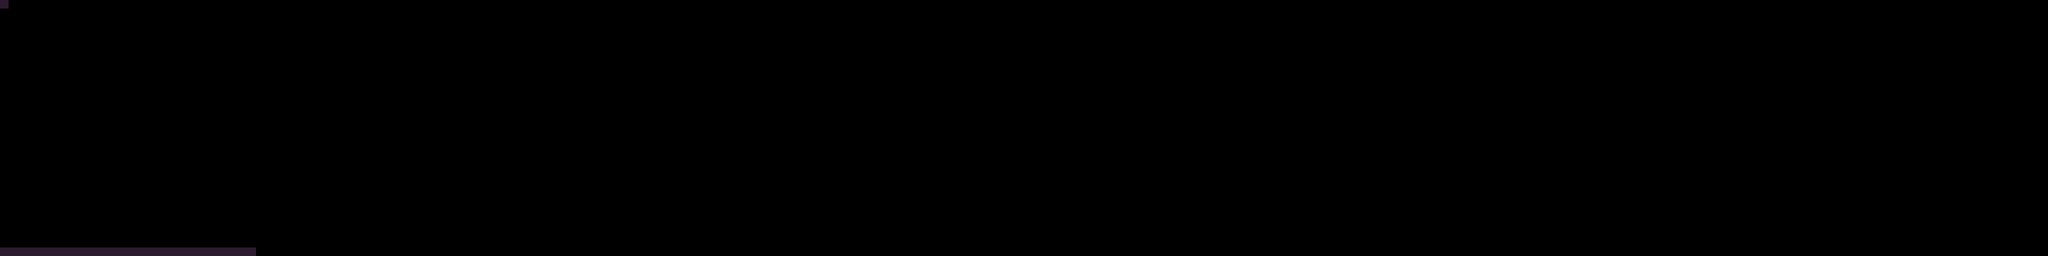

Below is a game level as drawn by its tile map, then a one-line description and the .tmx that defines it (tile-layer data replaced by summaries):
An orthogonal 240x30 tile map with 16x16 px tiles, 1 tile layer (Tile Layer 1) and 2 objects.

<map version="1.5" tiledversion="1.5.0" orientation="orthogonal" renderorder="right-down" width="240" height="30" tilewidth="16" tileheight="16" infinite="0" nextlayerid="3" nextobjectid="3">
 <tileset firstgid="1" source="waste.tsx" />
 <layer id="1" name="Tile Layer 1" width="240" height="30">
  <data>[7200 cells, 31 non-empty, 1 distinct tile ids]</data>
 </layer>
 <objectgroup id="2" name="ground">
  <object id="1" x="2" y="469.333" width="12.6667" height="10" />
  <object id="2" x="0" y="464" width="480" height="16" />
 </objectgroup>
</map>
